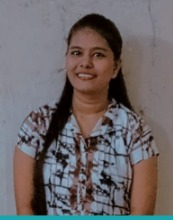
#> input picture missing_people_dataset/images/deepthi.jpeg, 173 x 220 px, found by its file name; its folder holds 2 pictures in this run
$ python face_dataset.py
#> lines starting #> are read from the running program, lines starting #| are printed output that depends on the picture
import cv2
import pandas as pd
import numpy as np
import os

# -------------------------
# Paths
# -------------------------
DATASET_FOLDER = "missing_people_dataset"
DATASET_FILE = os.path.join(DATASET_FOLDER, "dataset.csv")
UPLOADS_FOLDER = "static/uploads"

# Ensure folders exist
os.makedirs(DATASET_FOLDER, exist_ok=True)
os.makedirs(UPLOADS_FOLDER, exist_ok=True)

# -------------------------
# Load dataset safely
# -------------------------
if os.path.exists(DATASET_FILE) and os.path.getsize(DATASET_FILE) > 0:
    try:
        df = pd.read_csv(DATASET_FILE)
    except pd.errors.EmptyDataError:
        df = pd.DataFrame(columns=["name", "address", "image_path", "encoding"])
else:
    df = pd.DataFrame(columns=["name", "address", "image_path", "encoding"])

# -------------------------
# Load Haar cascade
# -------------------------
face_cascade = cv2.CascadeClassifier(cv2.data.haarcascades + 'haarcascade_frontalface_default.xml')

# -------------------------
# Encode face
# -------------------------
def encode_face(image_path):
    if not os.path.exists(image_path):
        print("Image not found:", image_path)
        return None

    img = cv2.imread(image_path)
#> img is the input picture: shape (220, 173, 3); mean B, G, R 103.9, 102.4, 108.9
    if img is None:
        print("Failed to load:", image_path)
        return None

    gray = cv2.cvtColor(img, cv2.COLOR_BGR2GRAY)
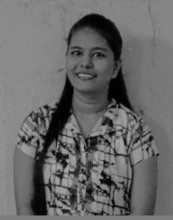
#> gray: shape (220, 173); min 0, max 169, mean 104.5
    faces = face_cascade.detectMultiScale(gray, 1.3, 5)
#> faces = [[57, 29, 61, 61]]
    if len(faces) == 0:
        print("No face detected:", image_path)
        return None

    x, y, w, h = faces[0]  # take the first detected face
#> x = 57; y = 29; w = 61; h = 61
    face_crop = cv2.resize(img[y:y+h, x:x+w], (128, 128))
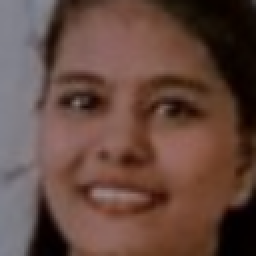
#> face_crop: shape (128, 128, 3) (shown 2 times larger); mean B, G, R 63.7, 72.8, 100.7
    encoding = face_crop.flatten() / 255.0  # normalize
    return encoding

# -------------------------
# Compare two faces
# -------------------------
def is_same_face(enc1, enc2, threshold=0.5):
    if enc1 is None or enc2 is None:
        return False
    dist = np.linalg.norm(np.array(enc1) - np.array(enc2))
    return dist < threshold

# -------------------------
# Check if face exists in dataset
# -------------------------
def find_existing_person(image_path):
    new_encoding = encode_face(image_path)
    if new_encoding is None:
        return None

    for idx, row in df.iterrows():
        try:
            existing_encoding = np.array(eval(row["encoding"]))
        except:
            continue
        if is_same_face(new_encoding, existing_encoding):
            return idx, row
    return None, None

# -------------------------
# Add or update person
# -------------------------
def add_or_update_person(name, address, image_path):
    global df
    idx, existing = find_existing_person(image_path)
    new_encoding = encode_face(image_path)
    if new_encoding is None:
        print("Face not detected, cannot add/update person.")
        return None

    if existing is not None:
        # Update existing person
        df.at[idx, "name"] = name
        df.at[idx, "address"] = address
        df.at[idx, "image_path"] = image_path
        df.at[idx, "encoding"] = str(new_encoding.tolist())
        print(f"Updated existing person: {name}")
    else:
        # Add new person
        new_row = {
            "name": name,
            "address": address,
            "image_path": image_path,
            "encoding": str(new_encoding.tolist())
        }
        df = pd.concat([df, pd.DataFrame([new_row])], ignore_index=True)
#> df = table of 1 rows and 4 columns
        print(f"Added new person: {name}")

    df.to_csv(DATASET_FILE, index=False)
    return df.loc[idx].to_dict() if existing is not None else new_row

# -------------------------
# Example usage
# -------------------------
people_to_add = [
    ("Deepthi", "123 Street, City", "missing_people_dataset/images/deepthi.jpeg"),
    ("Sireesha", "Guntur City", "missing_people_dataset/images/sireesha.jpeg")
]

for name, addr, path in people_to_add:
    info = add_or_update_person(name, addr, path)
#> info = 4 items
    print(info)
#> (printed output is left out)
#> pass 2 of the loop `for name, addr, path in people_to_add:`:
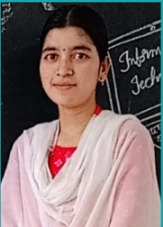
#> input picture missing_people_dataset/images/sireesha.jpeg, 163 x 227 px, found by its file name
#> in encode_face, img is the input picture: shape (227, 163, 3); mean B, G, R 107.8, 108.4, 125.9
#> in encode_face (call 3), `gray = cv2.cvtColor(img, cv2.COLOR_BGR2GRAY)`:
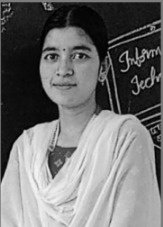
#> gray: shape (227, 163); min 0, max 246, mean 113.6
#> faces = [[29, 28, 73, 73]]
#> x = 29; y = 28; w = 73
#> in encode_face (call 3), `face_crop = cv2.resize(img[y:y+h, x:x+w], (128, 128))`:
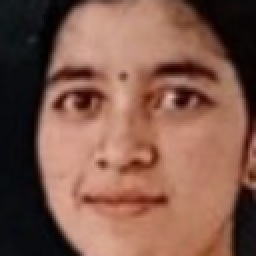
#> face_crop: shape (128, 128, 3) (shown 2 times larger); mean B, G, R 75.1, 89.4, 128.6
#> the loop in find_existing_person (call 2), `for idx, row in df.iterrows():` made 1 pass
#> dist in is_same_face on pass 1: 58.62
